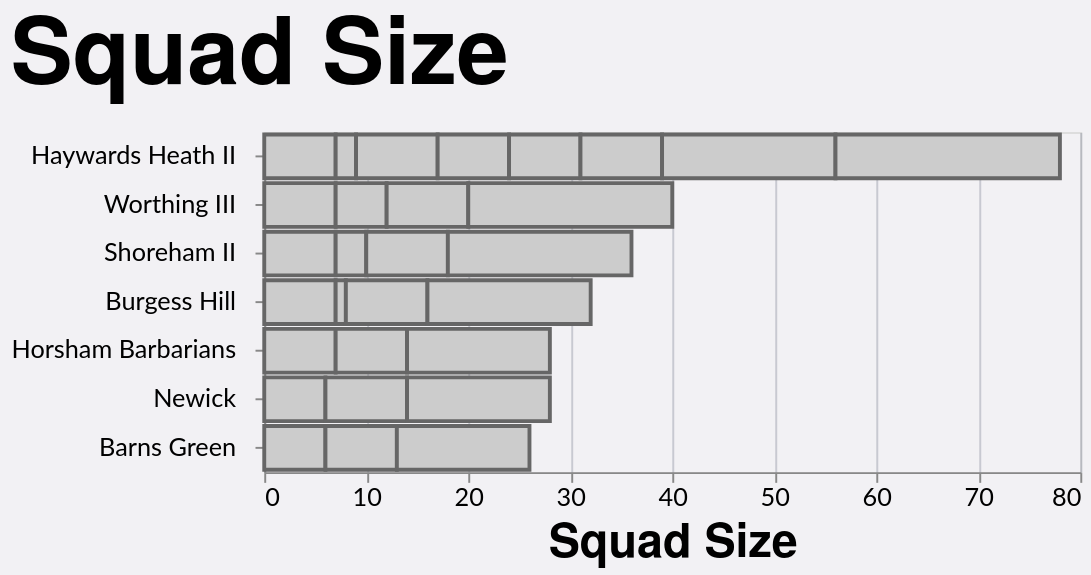

Write a Vega-Lite specification for this figure.
### Vega-Lite specification from a JSON file in a GitHub repository (floating-point values rounded to 4 significant figures)
{"config": {"axis": {"labelFont": "Lato, sans-serif", "titleFont": "PT Sans Narrow, Helvetica Neue, Helvetica, Arial, sans-serif", "labelFontSize": 13, "titleFontSize": 24, "gridColor": "#202947", "gridOpacity": 0.2}, "header": {"labelFont": "PT Sans Narrow, Helvetica Neue, Helvetica, Arial, sans-serif", "titleFont": "PT Sans Narrow, Helvetica Neue, Helvetica, Arial, sans-serif", "labelFontSize": 24, "titleFontSize": 28, "labelFontWeight": "bold", "orient": "left"}, "legend": {"labelFont": "Lato, sans-serif", "titleFont": "PT Sans Narrow, Helvetica Neue, Helvetica, Arial, sans-serif", "labelFontSize": 14, "titleFontSize": 16, "titlePadding": 5, "fillColor": "white", "strokeColor": "black", "padding": 10, "titleFontWeight": "lighter", "titleFontStyle": "italic", "titleColor": "gray", "offset": 10}, "title": {"font": "PT Sans Narrow, Helvetica Neue, Helvetica, Arial, sans-serif", "fontSize": 48, "fontWeight": "bold", "anchor": "start", "align": "center", "titlePadding": 20, "subtitlePadding": 10, "subtitleFontSize": 13, "subtitleColor": "", "subtitleFontStyle": "italic", "offset": 15, "color": "black"}, "axisX": {"labelAngle": 0}, "facet": {"title": null, "header": null, "align": {"row": "each", "column": "each"}}, "resolve": {"scale": {"y": "independent", "facet": "independent"}}, "background": "#f2f1f4"}, "data": {"name": "data-15c3e8d8bf0b84998628efe9ca65fdef"}, "mark": {"type": "bar", "strokeWidth": 2}, "encoding": {"color": {"field": "Color1", "legend": null, "scale": null, "type": "nominal"}, "stroke": {"field": "Color2", "legend": null, "scale": null, "type": "nominal"}, "tooltip": [{"field": "Team", "type": "nominal"}, {"field": "Season", "type": "nominal"}, {"field": "Unit", "type": "nominal"}, {"field": "Total Players", "type": "quantitative"}], "x": {"field": "Total Players", "title": "Squad Size", "type": "quantitative"}, "y": {"axis": {"labelLimit": 200, "labelPadding": 10}, "field": "Team", "sort": "-x", "title": null, "type": "nominal"}}, "height": {"step": 25}, "title": "Squad Size", "width": 420, "$schema": "https://vega.github.io/schema/vega-lite/v5.20.1.json", "datasets": {"data-15c3e8d8bf0b84998628efe9ca65fdef": [{"Season": "2024-2025", "Team": "Barns Green", "Color1": "#cccccc", "Color2": "#666666", "Unit": "Backs", "Total Players": 6}, {"Season": "2024-2025", "Team": "Barns Green", "Color1": "#cccccc", "Color2": "#666666", "Unit": "Forwards", "Total Players": 7}, {"Season": "2024-2025", "Team": "Burgess Hill", "Color1": "#cccccc", "Color2": "#666666", "Unit": "Backs", "Total Players": 7}, {"Season": "2024-2025", "Team": "Burgess Hill", "Color1": "#cccccc", "Color2": "#666666", "Unit": "Bench", "Total Players": 1}, {"Season": "2024-2025", "Team": "Burgess Hill", "Color1": "#cccccc", "Color2": "#666666", "Unit": "Forwards", "Total Players": 8}, {"Season": "2024-2025", "Team": "Haywards Heath II", "Color1": "#cccccc", "Color2": "#666666", "Unit": "Backs", "Total Players": 7}, {"Season": "2024-2025", "Team": "Haywards Heath II", "Color1": "#cccccc", "Color2": "#666666", "Unit": "Bench", "Total Players": 2}, {"Season": "2024-2025", "Team": "Haywards Heath II", "Color1": "#cccccc", "Color2": "#666666", "Unit": "Forwards", "Total Players": 8}, {"Season": "2024-2025", "Team": "Horsham Barbarians", "Color1": "#cccccc", "Color2": "#666666", "Unit": "Backs", "Total Players": 7}, {"Season": "2024-2025", "Team": "Horsham Barbarians", "Color1": "#cccccc", "Color2": "#666666", "Unit": "Forwards", "Total Players": 7}, {"Season": "2024-2025", "Team": "Newick", "Color1": "#cccccc", "Color2": "#666666", "Unit": "Backs", "Total Players": 6}, {"Season": "2024-2025", "Team": "Newick", "Color1": "#cccccc", "Color2": "#666666", "Unit": "Forwards", "Total Players": 8}, {"Season": "2024-2025", "Team": "Shoreham II", "Color1": "#cccccc", "Color2": "#666666", "Unit": "Backs", "Total Players": 7}, {"Season": "2024-2025", "Team": "Shoreham II", "Color1": "#cccccc", "Color2": "#666666", "Unit": "Bench", "Total Players": 3}, {"Season": "2024-2025", "Team": "Shoreham II", "Color1": "#cccccc", "Color2": "#666666", "Unit": "Forwards", "Total Players": 8}, {"Season": "2025-2026", "Team": "Haywards Heath II", "Color1": "#cccccc", "Color2": "#666666", "Unit": "Backs", "Total Players": 7}, {"Season": "2025-2026", "Team": "Haywards Heath II", "Color1": "#cccccc", "Color2": "#666666", "Unit": "Bench", "Total Players": 7}, {"Season": "2025-2026", "Team": "Haywards Heath II", "Color1": "#cccccc", "Color2": "#666666", "Unit": "Forwards", "Total Players": 8}, {"Season": "2025-2026", "Team": "Worthing III", "Color1": "#cccccc", "Color2": "#666666", "Unit": "Backs", "Total Players": 7}, {"Season": "2025-2026", "Team": "Worthing III", "Color1": "#cccccc", "Color2": "#666666", "Unit": "Bench", "Total Players": 5}, {"Season": "2025-2026", "Team": "Worthing III", "Color1": "#cccccc", "Color2": "#666666", "Unit": "Forwards", "Total Players": 8}, {"Season": "2024-2025", "Team": "Barns Green", "Color1": "#cccccc", "Color2": "#666666", "Unit": "Total", "Total Players": 13}, {"Season": "2024-2025", "Team": "Burgess Hill", "Color1": "#cccccc", "Color2": "#666666", "Unit": "Total", "Total Players": 16}, {"Season": "2024-2025", "Team": "Haywards Heath II", "Color1": "#cccccc", "Color2": "#666666", "Unit": "Total", "Total Players": 17}, {"Season": "2024-2025", "Team": "Horsham Barbarians", "Color1": "#cccccc", "Color2": "#666666", "Unit": "Total", "Total Players": 14}, {"Season": "2024-2025", "Team": "Newick", "Color1": "#cccccc", "Color2": "#666666", "Unit": "Total", "Total Players": 14}, {"Season": "2024-2025", "Team": "Shoreham II", "Color1": "#cccccc", "Color2": "#666666", "Unit": "Total", "Total Players": 18}, {"Season": "2025-2026", "Team": "Haywards Heath II", "Color1": "#cccccc", "Color2": "#666666", "Unit": "Total", "Total Players": 22}, {"Season": "2025-2026", "Team": "Worthing III", "Color1": "#cccccc", "Color2": "#666666", "Unit": "Total", "Total Players": 20}]}}
